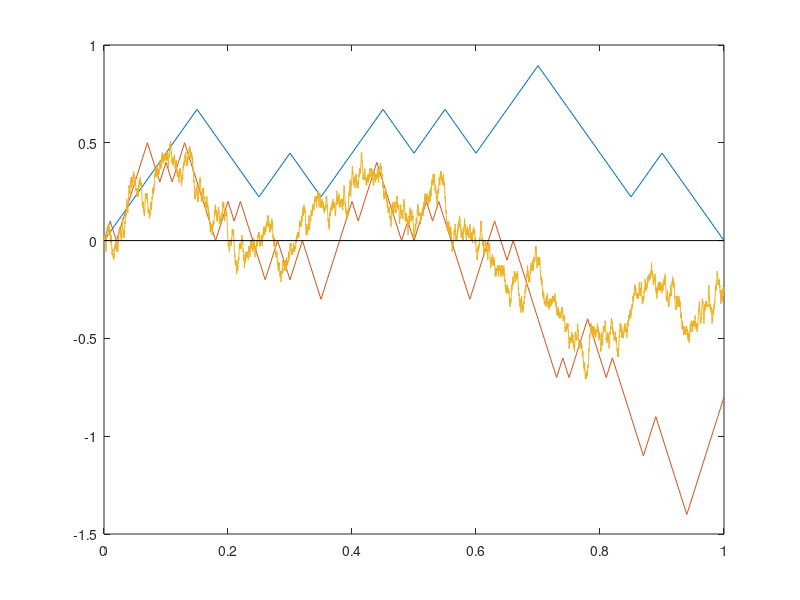

Write MATLAB code to recreate this figure.
% Chapter 01 - Random Walk Limit MATLAB Code
% Saba Ramezani 40112442026
clc
clear

% The Variables
num1 = 20;
num2 = 100;
num3 = 5000;
timeEnd = 1;

% The Time Intervals
timeInt1 = 0:1/num1:timeEnd;
timeInt2 = 0:1/num2:timeEnd;
timeInt3 = 0:1/num3:timeEnd;

startVal = 0;

% Random Values and Cummulative Sums
randomVals1 = (2*(rand(num1,1) > .5) - 1) * sqrt(timeEnd/num1);
S1 = cumsum([startVal; randomVals1]);

randomVals2 = (2*(rand(num2,1) > .5) - 1) * sqrt(timeEnd/num2);
S2 = cumsum([startVal; randomVals2]);

randomVals3 = (2*(rand(num3,1) > .5) - 1) * sqrt(timeEnd/num3);
S3 = cumsum([startVal; randomVals3]);

% Plot
plot(timeInt1, S1, timeInt2, S2, timeInt3, S3, timeInt1, zeros(num1+1,1), 'k');
